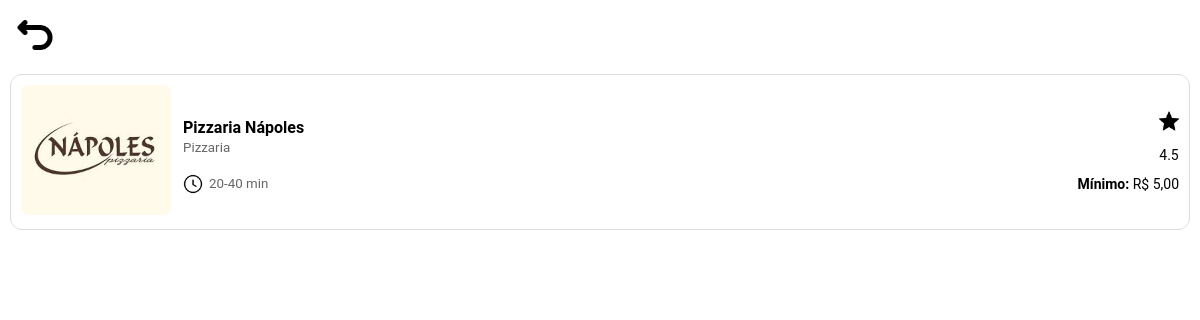
/estabelecimento/2, run on the app's committed database.
### tables this page shows
CREATE TABLE estabelecimentos (
        id INTEGER PRIMARY KEY,
        nome VARCHAR(100),
        tipo TEXT,
        avaliacao TEXT,
        pedido_minimo TEXT,
        tempo_delivery TEXT,
        caminho_foto TEXT
        );

### routes/estabelecimento.py (the view)
@estabelecimento_bp.route("/estabelecimento/<int:id>")
def estabelecimento(id):
    resultado = EstabelecimentoModel.buscar_estabelecimento(id)
    cardapio = montar_cardapio(id)
    return render_template(
        "estabelecimento.html",
        id=id,
        nome=resultado[0],
        tipo=resultado[1],
        avaliacao=resultado[2],
        pedido_minimo=resultado[3],
        tempo_delivery=resultado[4],
        caminho_foto=resultado[5],
        cardapio=cardapio.values()
        )

### database/banco_dados_principal.py (called while the page is built)
def conectar_banco_dados_principal():
    return sqlite3.connect(BANCO_DADOS_PRINCIPAL)

### models/estabelecimento_model.py (called while the page is built)
    @staticmethod
    def buscar_estabelecimento(id):
        conexao = None
        try:
            conexao = conectar_banco_dados_principal()
            cursor = conexao.cursor()
            cursor.execute(
                f"""
                SELECT
                nome,
                tipo,
                avaliacao,
                pedido_minimo,
                tempo_delivery,
                caminho_foto
                FROM {TABELA_ESTABELECIMENTOS}
                WHERE id = ?
                """,
                (
                    id,
                )
            )
            resultado = cursor.fetchone()
            return resultado
        except Exception as erro:
            print("Erro ao buscar estabelecimento: ", erro)
            return
        finally:
            if conexao:
                conexao.close()

### scripts/montar_cardapio.py (called while the page is built, shortened)
def montar_cardapio(id_estabelecimento):
    conexao = conectar_banco_dados_principal()
    cursor = conexao.cursor()
    cursor.execute(
        f"""
        SELECT
            c.id,
            c.nome,
            i.id,
            i.nome,
            i.descricao,
            i.preco
        FROM {TABELA_CATEGORIAS} c
        LEFT JOIN {TABELA_ITENS} i
            ON i.id_categoria = c.id
            AND i.id_estabelecimento = c.id_estabelecimento
        WHERE c.id_estabelecimento = ?
        ORDER BY c.nome, i.nome
        """, (id_estabelecimento,)
    )
    resultados = cursor.fetchall()
    conexao.close()
    cardapio = {}
    return cardapio

### templates/estabelecimento.html (shortened to what this page needs)
<!DOCTYPE html>
<html lang="pt-BR">
<head>
    <link rel="stylesheet" href="{{ url_for('static', filename='css/estabelecimento.css') }}">
</head>
<body>
    <div class="voltar">
        <a href="{{ url_for('pagina_inicial.pagina_inicial') }}">
            <img src="{{ url_for('static', filename='images/icons/voltar_black.png') }}" width="40" alt="Relógio">
        </a>
    </div>
    <div class="informacoes-estabelecimento">
        <div class="foto-estabelecimento">
            <img  src="{{ url_for('static', filename=caminho_foto if caminho_foto else 'images/icons/restaurante.png') }}" width="150">
        </div>
        <div class="texto-estabelecimento">
            <div class="linha-nome">
                <div>
                    <b>{{ nome }}</b><br>
                    <small>{{ tipo }}</small>
                </div>
                <div class="avaliacao">
                    <img src="{{ url_for('static', filename='images/icons/estrela_black.png') }}" width="20" alt="Avaliação"><br>
                    {{ avaliacao }}
                </div>
            </div>
            <div class="texto-tempo-delivery">
                <div class="tempo-esquerda">
                    <img src="{{ url_for('static', filename='images/icons/relogio_black.png') }}" width="20" alt="Relógio">
                    <small>{{ tempo_delivery }}</small>
                </div>
                <div class="tempo-direita">
                    <b>Mínimo:</b> {{ pedido_minimo }}
                </div>
            </div>
        </div>
    </div>
</body>
</html>

### static/css/estabelecimento.css (style rules this page uses)
body { margin: 0; font-family: 'Roboto', sans-serif; font-size: 16px; }
.voltar { display: flex; margin: 15px; }
.informacoes-estabelecimento { display: grid; grid-template-columns: 150px 1fr; gap: 12px; align-items: center; border: 1px solid #ddd; border-radius: 12px; padding: 10px; margin: 10px; background-color: #fff; }
.foto-estabelecimento img { width: 150px; height: 130px; object-fit: cover; border-radius: 8px; }
.texto-estabelecimento { display: grid; gap: 6px; }
.linha-nome { display: grid; grid-template-columns: 1fr auto; align-items: center; }
.linha-nome b { font-size: 16px; }
.texto-estabelecimento small { color: #666; }
.avaliacao { display: flex; flex-direction: column; align-items: center; font-size: 14px; }
.texto-tempo-delivery { display: grid; grid-template-columns: 1fr auto; align-items: center; margin-top: 5px; }
.tempo-esquerda { display: flex; align-items: center; gap: 6px; }
.tempo-direita { font-size: 14px; }

### data on the page
estabelecimentos: caminho_foto (picture), nome "Pizzaria Nápoles", tipo "Pizzaria", avaliacao "4.5", tempo_delivery "20-40 min", pedido_minimo "R$ 5,00"
